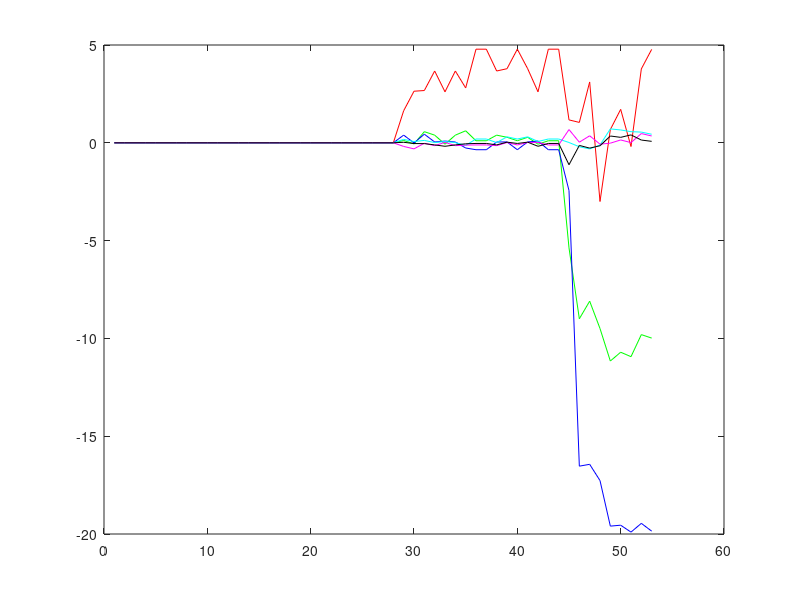

Write MATLAB code to recreate this figure.
clc
clear all
close all

%%Feedback plots

%Circular Trajectory - actual and theoretical torque values
load('Circular_tau.mat')
load('Circular_feedback.mat')
motor_no = 2;
plot(feedbackmodified(:,1),feedbackmodified(:,motor_no+1))
hold on;
plot(feedbackmodified(:,1),tauactuatedmodified(:,motor_no+1))
hold off;

%Vertical Trajectory - actual and theoretical torque values
load('Vertical_shm_feedback.mat')
load('Vertical_shm_tau.mat')
motor_no = 2;
plot(tauactuatedvertshm(:,1),feedbackvertical(:,motor_no+1))
hold on;
plot(tauactuatedvertshm(:,1),tauactuatedvertshm(:,motor_no+1))
hold off;

%Wrench Plot - X direction
load('WrenchX.mat')
plot(tauactuatedwrenchx1(:,2),'r')
hold on;
plot(tauactuatedwrenchx1(:,3),'g')
plot(tauactuatedwrenchx1(:,4),'b')
plot(tauactuatedwrenchx1(:,5),'c')
plot(tauactuatedwrenchx1(:,6),'m')
plot(tauactuatedwrenchx1(:,7),'k')
hold off;

%Wrench Plot - YZ direction
load('WrenchYZ.mat')
plot(tauactuatedwrenchyz(:,2),'r')
hold on;
plot(tauactuatedwrenchyz(:,3),'g')
plot(tauactuatedwrenchyz(:,4),'b')
plot(tauactuatedwrenchyz(:,5),'c')
plot(tauactuatedwrenchyz(:,6),'m')
plot(tauactuatedwrenchyz(:,7),'k')
hold off;